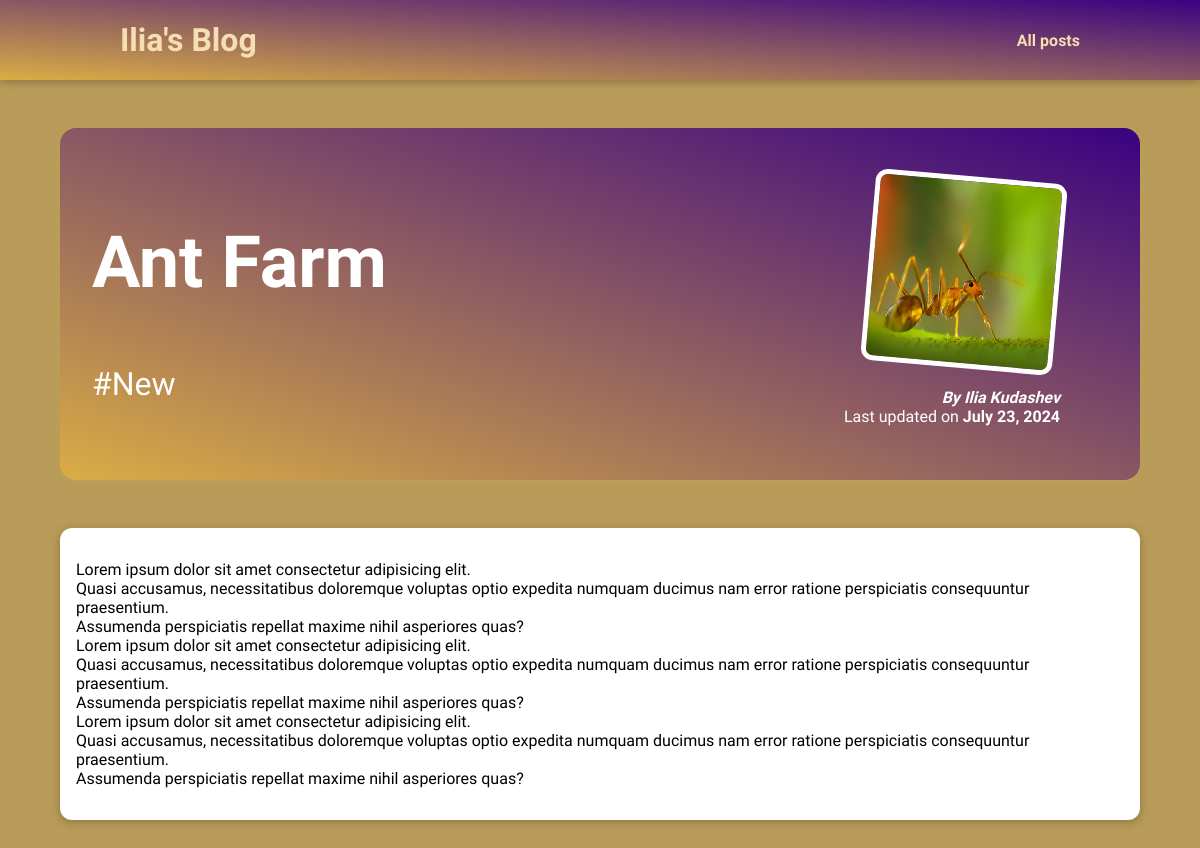
The page /posts/ant-farm on the database as committed earlier.
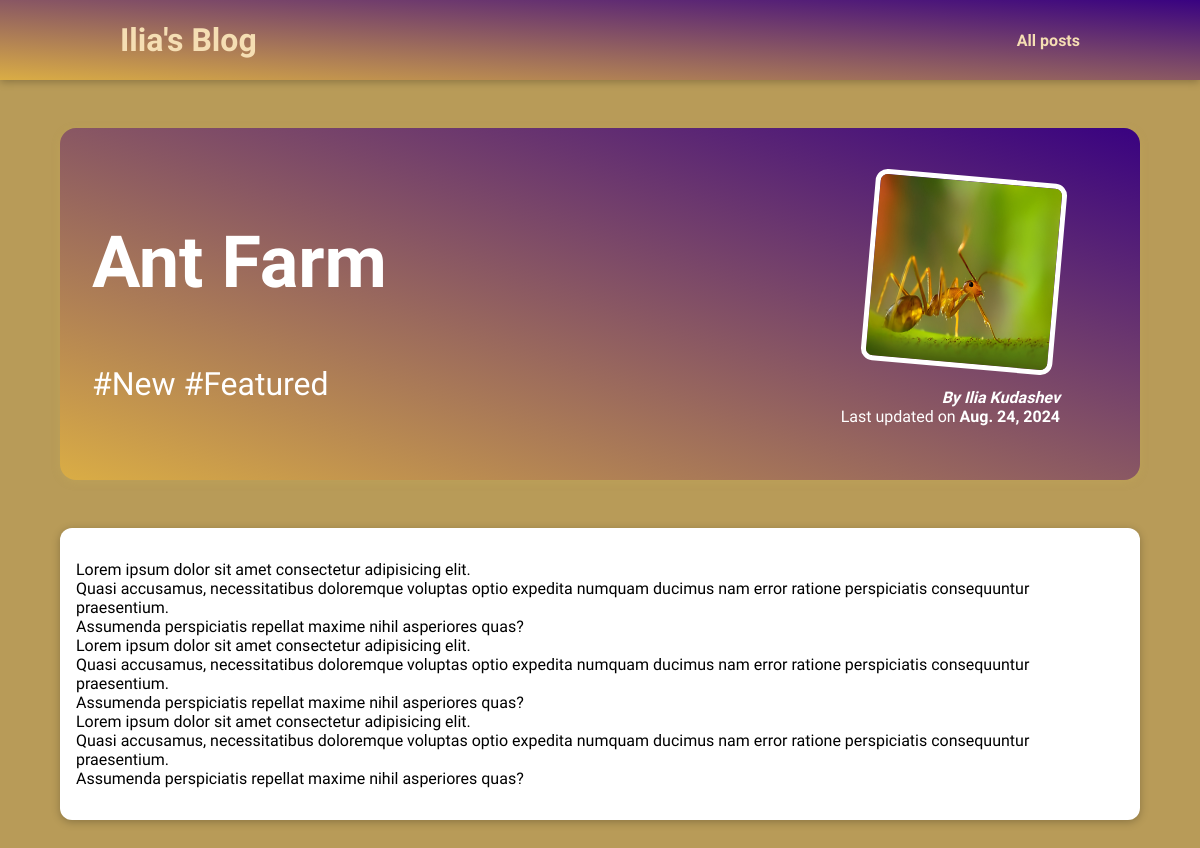
The same page on the database as committed later.
### blog/models.py (models this page shows, shortened)
class Tag(models.Model):
    caption = models.CharField(max_length = 20)

class Post(models.Model):
    title = models.CharField(max_length=50)
    author= models.ForeignKey(Author, on_delete=models.SET_NULL, related_name="posts", null = True)
    excerpt = models.CharField(max_length=300)
    image_name = models.CharField(max_length=50)
    date_created = models.DateField(auto_now_add=True)
    date_edited = models.DateField(auto_now=True)
    slug = models.SlugField(default="", null=False, db_index=True, unique=True)
    content = models.TextField(validators=[MinLengthValidator(10)])
    tag = models.ManyToManyField(Tag)

class Author(models.Model):
    first_name = models.CharField(max_length = 50)
    last_name = models.CharField(max_length = 50)
    e_mail = models.EmailField(null=True)
    def __str__(self) -> str:
        return f"{self.first_name} {self.last_name}"

### blog/views.py (the view)
# urls.py: path("posts/<slug:slug>", views.post_detail, name="post-detail-page") # "slug" - the name of concept with dynamic segment. The slug is unique
def post_detail(request, slug):
  selected_post = get_object_or_404(Post, slug=slug)
  return render(request, "blog/post-detail.html",{
    "post": selected_post,
    "post_tags": selected_post.tag.all()
  })

### blog/templates/blog/post-detail.html (shortened to what this page needs)
{% extends "base.html" %}
{% load static %}
{% block css_files %}
<link rel="stylesheet" href="{% static "blog/post-detail.css"%}">
{% endblock %}
{% block content %}
<section id = "summary">
    <h2>{{post.title}}</h2>
    <div>
        {% for tag in post_tags %}
        <span> #{{tag.caption}} </span>
        {% endfor %}
    </div>
    <article>
        <img src="{% static "blog/images/"|add:post.image_name %}" alt="{{post.title}}">
        <address>By <a href="mailto:{{post.author.e_mail}}"> {{post.author}}</a></address>
            <div>
                Last updated on <time>{{post.date_edited}}</time>
            </div>
    </article>
</section>
<main>
    <p>
        {{post.content|linebreaks}}
    </p>
</main>
{%endblock %}

Rows that differ between the two databases and show on the page:
changed Post "Ant Farm": date_edited "July 23, 2024" → "Aug. 24, 2024"
now on this page (row unchanged): Tag: caption "Featured"
